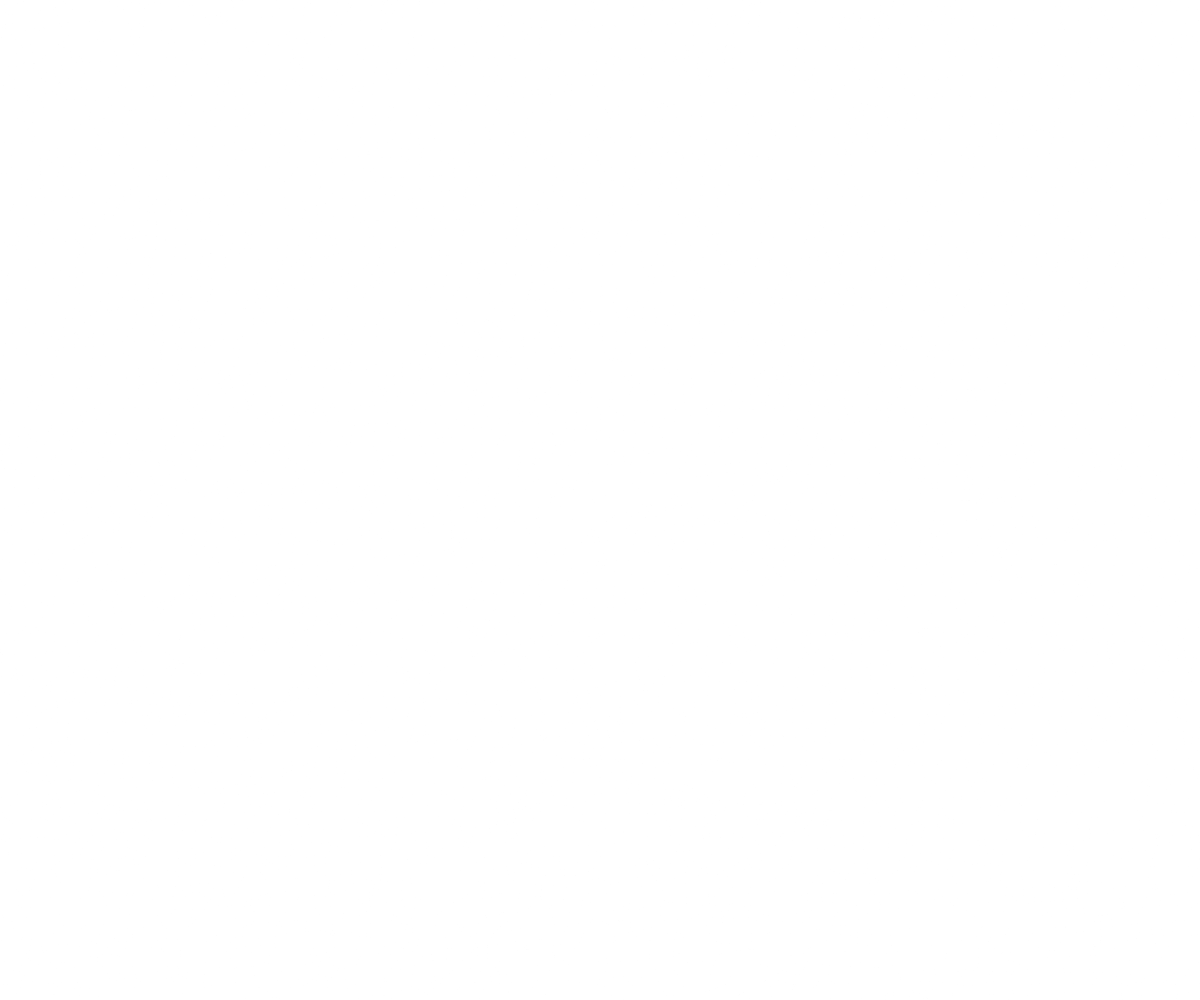
Frame 1 (no input)
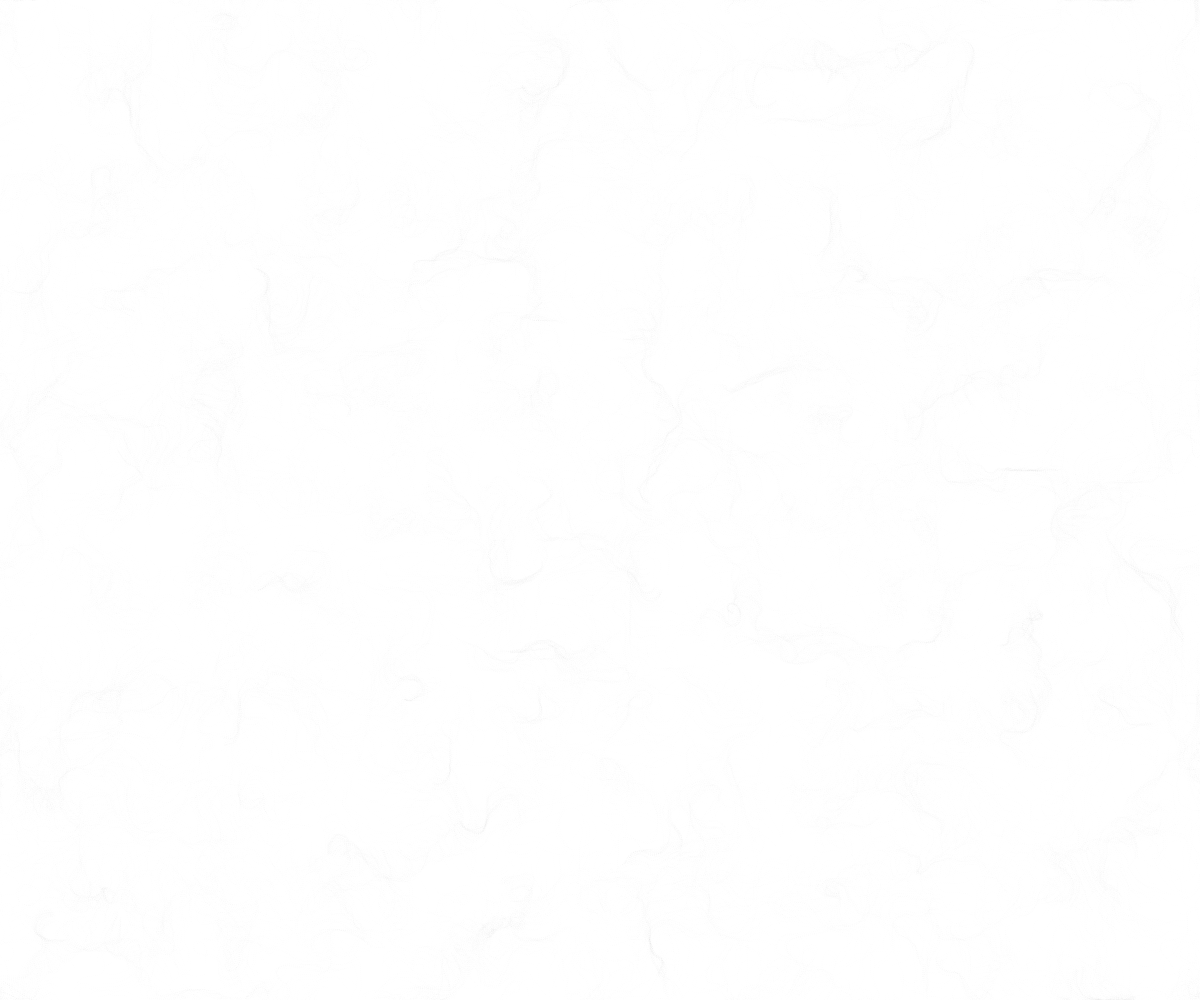
Frame 60 (no input)
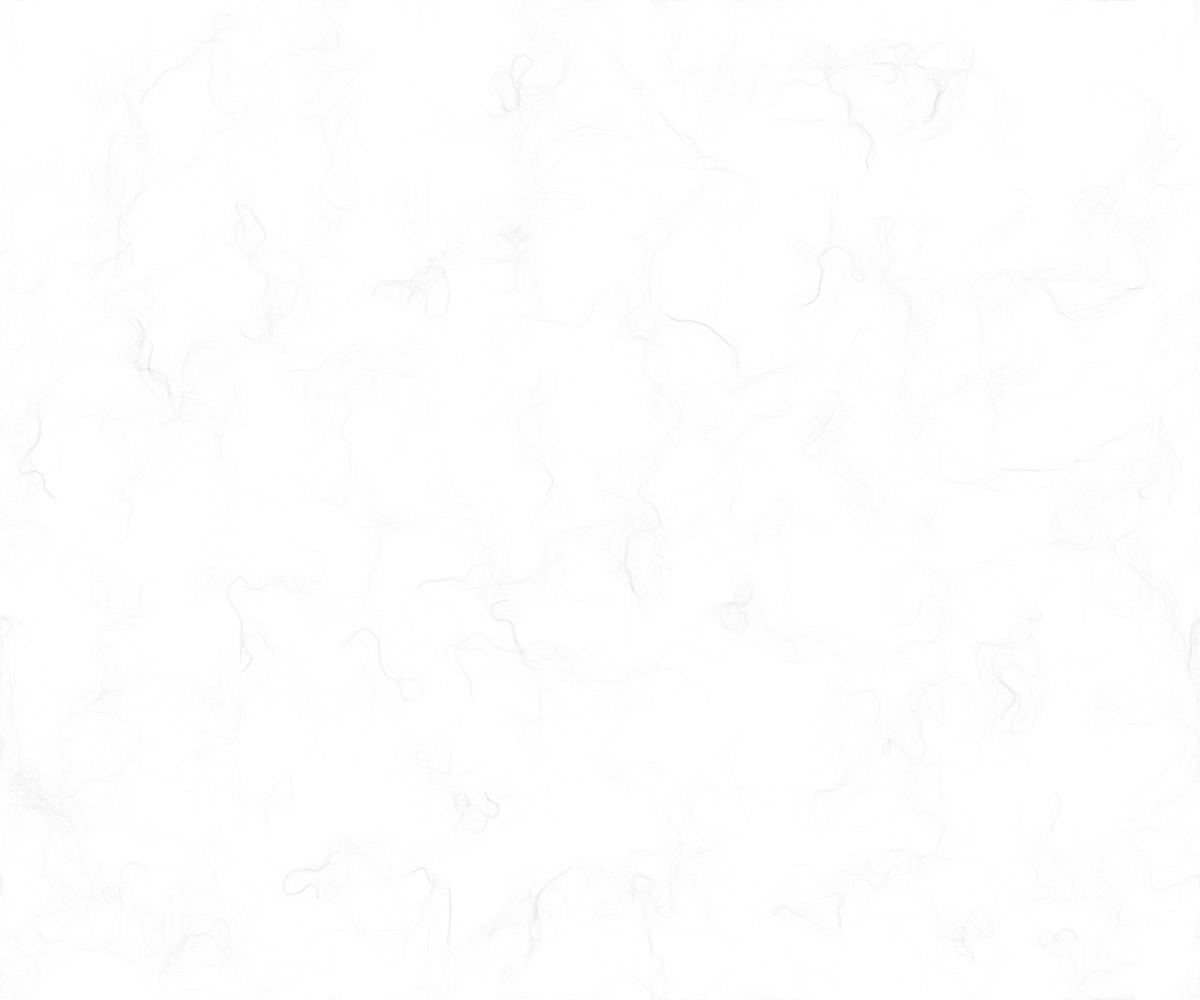
Frame 120 (the mouse pressed at the canvas centre since frame 60)

The p5.js sketch that drew these frames (run headless with seeded random() and noise() and a simulated clock; from frame 60 on, the mouse is pressed at the canvas centre):

// p5.js sketch
// ── sketch.js
const inc = 0.01;
const scl = 10;
let zOff = 0;
let cols, rows;
let particles = [];

let flowField;

function setup() {
  createCanvas(window.innerWidth, window.innerHeight);
  cols = floor(width / scl);
  rows = floor(height / scl);

  flowField = new Array(cols * rows);

  for (let i = 0; i < 10000; i++) {
    particles[i] = new Particle();
  }
  //pixelDensity(1);
  background(255);
}

function draw() {
  let yOff = 0;
  for (let y = 0; y < rows; y++) {
    let xOff = 0;
    for (let x = 0; x < cols; x++) {
      const i = x + y * cols;
      const angle = noise(xOff, yOff, zOff) * TWO_PI * 3;
      // rect(x * scl, y * scl, scl, scl);
      const v = p5.Vector.fromAngle(angle);
      v.setMag(1);
      flowField[i] = v;
      xOff += 0.1;
      stroke(0, 100);
      // strokeWeight(1);
      // push();
      // translate(x * scl, y * scl);
      // rotate(v.heading());
      // line(0, 0, scl, 0);
      // pop();
    }
    zOff += 0.0003;
    yOff += 0.1;
  }

  for (let i = 0; i < particles.length; i++) {
    particles[i].follow(flowField);
    particles[i].update();
    particles[i].edges();
    particles[i].show();
  }

  // 2d
  // loadPixels();
  // let yOff1 = 0;
  // for (let y = 0; y < height; y++) {
  //   let xOff1 = 0;
  //   for (let x = 0; x < width; x++) {
  //     let i = (x + y * width) * 4;
  //     let r = noise(xOff1, yOff1) * 255;
  //     pixels[i] = r;
  //     pixels[i + 1] = r;
  //     pixels[i + 2] = r;
  //     pixels[i + 3] = 255;
  //     xOff1 += inc;
  //   }
  //   yOff1 += inc;
  // }
  // updatePixels();

  //1d
  // let xOff1 = start;
  // stroke(255);
  // noFill();
  // beginShape();
  // for (let x = 0; x < width; x++) {
  //   stroke(255);
  //   let y = noise(xOff1) * height;
  //   vertex(x, y);
  //   xOff1 += inc;
  // }
  // endShape();
  // start += inc;

  // fill(0);
  // let x = map(noise(xOff1), 0, 1, 0, width);
  // let y = map(noise(xOff2), 0, 1, 0, width);
  // xOff1 += 0.01;
  // xOff2 += 0.01;

  // ellipse(x, y, 24, 24);
}

// ── particle.js
class Particle {
  constructor() {
    this.pos = createVector(random(width), random(height));
    this.vel = createVector(0, 0);
    this.acc = createVector(0, 0);
    this.maxSpeed = 2;
    this.prevPos = this.pos.copy();
  }

  update = function () {
    this.vel.add(this.acc);
    this.vel.limit(this.maxSpeed);
    this.pos.add(this.vel);
    this.acc.mult(0);
  };

  applyForce = function (force) {
    this.acc.add(force);
  };

  show = function () {
    stroke(0, 3);
    strokeWeight(1);
    // line(this.pos.x, this.pos.y, this.prevPos.x, this.prevPos.y);
    point(this.pos.x, this.pos.y);
    this.updatePrev();
  };

  updatePrev = function () {
    this.prevPos.x = this.pos.x;
    this.prevPos.y = this.pos.y;
  };

  edges = function () {
    if (this.pos.x > width) {
      this.pos.x = 0;
      this.updatePrev();
    }
    if (this.pos.x < 0) {
      this.pos.x = width;
      this.updatePrev();
    }
    if (this.pos.y > height) {
      this.pos.y = 0;
      this.updatePrev();
    }
    if (this.pos.y < 0) {
      this.pos.y = height;
      this.updatePrev();
    }
  };

  follow = function (vectors) {
    let x = floor(this.pos.x / scl);
    let y = floor(this.pos.y / scl);
    const index = x + y * cols;
    let force = vectors[index];
    this.applyForce(force);
  };
}
